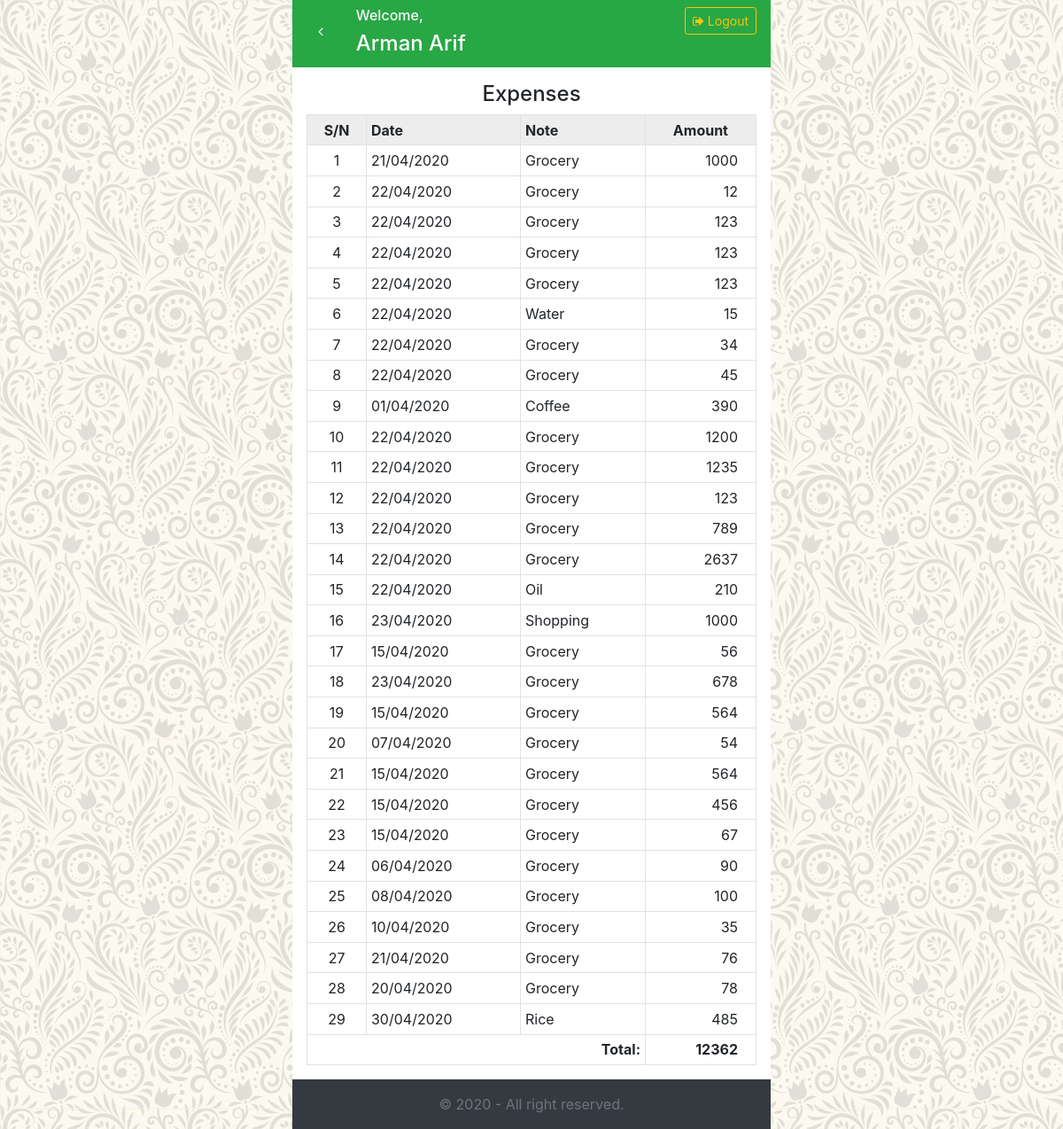
The app's page /expenses (signed in) with its own data.
### tables this page shows
CREATE TABLE `ledger`  (
  `id` int(11) NOT NULL AUTO_INCREMENT,
  `sec_of_use` varchar(255) NOT NULL,
  `cost_amt` int(11) NOT NULL,
  `spend_by` varchar(50) NOT NULL,
  `date` date NOT NULL,
  `yyyymm` int(11) NOT NULL,
  PRIMARY KEY (`id`) USING BTREE
);

### modules/Expenses.php (called while the page is built, shortened)
<?php
class Expenses {
    private $database = null;
    private $table = 'ledger';
    public function __construct() {
        $this->database = new Database();
        $this->module_style = $this->define_style();
    }
    public function get_expenses(){
        $user = Session::get('user_name');
        $query = "SELECT * FROM $this->table WHERE spend_by = '$user'";
        return $this->database->select($query);
    }
    public function get_view(){
        include PAGE_DIR . 'expenses.php';
    }
    public function define_style(){
        $stylesheets = '';
        $stylesheets .= FontEnd::bootstrap_tables('css');
        return $stylesheets;
    }
}

### app.php (called while the page is built, shortened)
<?php
$Route = new Router();
$Route->add('/', 'Dashboard');
$Route->add('/dashboard', 'Dashboard');
$Route->add('/ledger', 'Ledger');
$Route->add('/expenses', 'Expenses');
$Route->add('/login', 'Login');
$Route->add('/logout', function (){
    Session::destroy();
    Tools::redirect(BASE_URL . 'login');
});
$Route->deploy();

### index.php (called while the page is built, shortened)
<?php
require ROOT . 'app.php';

### libraries/Session.php (called while the page is built, shortened)
<?php
class Session {
	public static function get($key, $secondKey = false){
            if ($secondKey == true) {
                    if (isset($_SESSION[$key][$secondKey])) {
                            return $_SESSION[$key][$secondKey];
                    }
            } else if (isset($_SESSION[$key])) {
                    return $_SESSION[$key];
            } else {
                    return false;
            }
            return false;
	}
	public static function is_set($key, $secondKey = false) {
            if ($secondKey != false AND isset($_SESSION[$key][$secondKey]))
                    return true;
            else if (isset($_SESSION[$key]))
                    return true;
            return false;
	}
}

### libraries/Database.php (called while the page is built, shortened)
<?php
class Database {
    private $pdo = null;
    public function __construct(){
        try {
            $pdo = new PDO(DSN, USR, PWD);
            $pdo->setAttribute(PDO::ATTR_DEFAULT_FETCH_MODE, PDO::FETCH_OBJ);
            $pdo->setAttribute(PDO::ATTR_ERRMODE, PDO::ERRMODE_EXCEPTION);
            $this->pdo = $pdo;
        }
        catch(PDOException $e) {
            echo "Connection failed: " . $e->getMessage();
        }
    }
    public function select($query){
        try {
            $stmt = $this->pdo->query($query);
            if ($stmt->rowCount() > 0) {
                return $stmt;
            } else {
                return false;
            }
        } catch (PDOException $e){
            echo $e->getMessage();
        }
    }
}

### libraries/Tools.php (called while the page is built, shortened)
<?php
class Tools
{
    public static function format_date($date){
        try {
            $new_date = new \DateTime($date);
            return $new_date->format("d/m/Y");
        } catch (\Exception $e) {
            $e->getMessage();
        }
    }
}

### pages/expenses.php (the view, shortened to what this page needs)
<?php
$expenses = $this->get_expenses();
$sl = 1;
$expense_amt = 0;
?>
    <section class="bg-white p-3">
        <h4 class="text-center">Expenses</h4>
        <table class="table table-sm ledger-table" data-toggle="table">
            <tr>
                <th>S/N</th>
                <th>Date</th>
                <th>Note</th>
                <th>Amount</th>
            </tr>
            <?php while($expense = $expenses->fetch()): ?>
                <tr>
                    <td><?= $sl++ ?></td>
                    <td><?= Tools::format_date($expense->date); ?></td>
                    <td><?= $expense->sec_of_use ?></td>
                    <td><?= $expense->cost_amt ?></td>
                </tr>
                <?php $expense_amt += $expense->cost_amt;
            endwhile; ?>
            <tr class="font-weight-bold">
                <td class="text-right" colspan="3">Total:</td>
                <td><?= $expense_amt ?></td>
            </tr>
        </table>
    </section>

### libraries/Router.php (shortened to what this page needs)
<?php
class Router
{
    private $_uri = array();
    private $_module = array();
    public function add($uri, $path){
        $this->_uri[] = trim($uri, '/');
        if ($path != null){
            $this->_module[] = $path;
        }
    }
    public function deploy(){
        $req_uri = $_SERVER['REQUEST_URI'];
        $parsed_uri = parse_url($req_uri, PHP_URL_PATH);
        $trimmed_uri = trim(trim($parsed_uri, '/'), '/');
        $uri_path = str_replace(PROJ_DIR, "", $trimmed_uri);
        $uri_path = trim($uri_path, '/');
        $uri = explode('/', $uri_path);
        if (in_array($uri_path, $this->_uri)){
            foreach ($this->_uri as $key => $item) {
                if ($item == $uri_path) {
                    if (is_string($this->_module[$key])){
                        $module = new $module_name;
                        $methods = get_class_methods($module);
                        $method_script = in_array('get_script', $methods) ? $module->get_script() : '';
                        $method_style = in_array('get_style', $methods) ? $module->get_style() : '';
                        $module_script = !is_null($method_script) ? $method_script : '';
                        $module_header = !is_null($method_style) ? $method_style : '';
                        $page_title = $module->get_title();
                        $this->set_header($page_title, $module_header);
                        $module->get_view();
                        $message = false;
                        $this->set_footer($module_script, $message);
                    } else {
                        call_user_func($this->_module[$key]);
                    }
                }
            }
        } else if ($uri_path == 'api' || $uri[0] == 'api' && !isset($uri[1])) {
            require INCL_DIR . 'api.php';
        } else {
            require INCL_DIR . 'error-page.php';
        }
    }
    private function set_header($page_title, $custom_header){
        require INCL_DIR . "header.php";
    }
    private function set_footer($module_script, $message){
        require INCL_DIR . "footer.php";
    }
}

### libraries/FontEnd.php (shortened to what this page needs)
<?php
class FontEnd {
    private static $reset_css            = 'assets/css/reset.css';
    private static $custom_style         = 'assets/css/style.css';
    private static $bootstrap_style      = 'assets/css/bootstrap.min.css';
    private static $bstrap_tables_style  = 'assets/vendor/bootstrap-table/bootstrap-table.min.css';
    private static $fontawesome_style    = 'assets/vendor/font-awesome-4.7.0/css/font-awesome.min.css';
    private static $bootstrap_script     = 'assets/js/bootstrap.min.js';
    private static $bstrap_tables_script = 'assets/vendor/bootstrap-table/bootstrap-table.min.js';
    public static function reset_css(){
        return self::local_component(self::$reset_css, 'css');
    }
    public static function fontawesome(){
        return self::local_component(self::$fontawesome_style, 'css');
    }
    public static function bootstrap($type){
        if ($type == 'css')
            return self::local_component(self::$bootstrap_style, 'css');
        elseif ($type == 'js')
            return self::local_component(self::$bootstrap_script, 'js');
        return '';
    }
    public static function bootstrap_tables($type){
        if ($type == 'css')
            return self::local_component(self::$bstrap_tables_style, 'css');
        elseif ($type == 'js')
            return self::local_component(self::$bstrap_tables_script, 'js');
        return '';
    }
    public static function custom_style(){
        return self::local_component(self::$custom_style,'css');
    }
    private static function local_component($file_loc, $type){
        if ($type == 'css')
            return '<link rel="stylesheet" href="'. BASE_URL . $file_loc .'"/>' . PHP_EOL;
        else if ($type == 'js')
            return '<script src="'. BASE_URL . $file_loc .'"></script>' . PHP_EOL;
        return '';
    }
}

### incl/header.php (shortened to what this page needs)
<?php
global $uri;
?>
<!doctype html>
<html lang="en">
<head>
<?php
echo FontEnd::reset_css();
echo FontEnd::bootstrap('css');
echo FontEnd::fontawesome();
echo isset($custom_header)?$custom_header:'';
echo FontEnd::custom_style();
?>
</head>
<body>
<div class="container h-100">
    <div class="row h-100">
        <div class="col-md-8 col-lg-6 mx-auto h-100">
            <div class="bg-dark min-vh-100">
            <?php if (Session::is_set('user_name')) : ?>
                  <div class="bg-success p-1 pt-2 px-3 text-white clearfix">
                        <div class='float-left pr-2'>
                            <?php if($uri[0] == ''): ?>
                                <a class="btn my-2 text-light" href="<?= BASE_URL ?>">
                                    <i class="fa fa-home"></i>
                                </a>
                            <?php else: ?>
                                <a class="btn my-2 text-light" href="#" onclick='window.history.back()'>
                                    <i class="fa fa-angle-left"></i>
                                </a>
                            <?php endif; ?>
                        </div>
                        <div class="float-left ml-3">
                              <h6 class="text-light">Welcome,</h6>
                              <h4><?= Session::get('full_name') ?></h4>
                        </div>
                        <div class="float-right">
                        <a href="<?= BASE_URL ?>logout" class="btn btn-outline-warning btn-sm text-center mx-auto">
                              <i class="fa fa-sign-out"></i>
                              <span class="d-none d-md-inline-block">Logout</span>
                        </a>
                        </div>
                  </div>
            <?php endif; ?>

### incl/footer.php (shortened to what this page needs)
            <footer class="text-center text-muted bg-dark py-3">&copy; 2020 - All right reserved.</footer>
            </div>
        </div>
    </div>
</div>
</body>
</html>

### assets/css/style.css (style rules this page uses)
* { margin: 0; padding: 0; }
body { background: url(../../resources/bg-ptr-vin.jpg) !important; position: relative; }
.ledger-table { cursor: default; }
.ledger-table tr th { font-weight: bold; background: #ededed; }
.ledger-table tr th:first-child, .ledger-table tr th:last-child { text-align: center; }
.ledger-table tr td:last-child { padding-right: 20px; text-align: right; }
.ledger-table tr td:first-child { text-align: center; }

### records on screen
ledger: date "21/04/2020", sec_of_use "Grocery", cost_amt "1000"
ledger: date "22/04/2020", sec_of_use "Grocery", cost_amt "12"
ledger: date "22/04/2020", sec_of_use "Grocery", cost_amt "123"
ledger: date "22/04/2020", sec_of_use "Grocery", cost_amt "123"
ledger: date "22/04/2020", sec_of_use "Grocery", cost_amt "123"
ledger: date "22/04/2020", sec_of_use "Water", cost_amt "15"
ledger: date "22/04/2020", sec_of_use "Grocery", cost_amt "34"
ledger: date "22/04/2020", sec_of_use "Grocery", cost_amt "45"
ledger: date "01/04/2020", sec_of_use "Coffee", cost_amt "390"
ledger: date "22/04/2020", sec_of_use "Grocery", cost_amt "1200"
ledger: date "22/04/2020", sec_of_use "Grocery", cost_amt "1235"
ledger: date "22/04/2020", sec_of_use "Grocery", cost_amt "123"
ledger: date "22/04/2020", sec_of_use "Grocery", cost_amt "789"
ledger: date "22/04/2020", sec_of_use "Grocery", cost_amt "2637"
ledger: date "22/04/2020", sec_of_use "Oil", cost_amt "210"
ledger: date "23/04/2020", sec_of_use "Shopping", cost_amt "1000"
ledger: date "15/04/2020", sec_of_use "Grocery", cost_amt "56"
ledger: date "23/04/2020", sec_of_use "Grocery", cost_amt "678"
ledger: date "15/04/2020", sec_of_use "Grocery", cost_amt "564"
ledger: date "07/04/2020", sec_of_use "Grocery", cost_amt "54"
ledger: date "15/04/2020", sec_of_use "Grocery", cost_amt "564"
ledger: date "15/04/2020", sec_of_use "Grocery", cost_amt "456"
ledger: date "15/04/2020", sec_of_use "Grocery", cost_amt "67"
ledger: date "06/04/2020", sec_of_use "Grocery", cost_amt "90"
ledger: date "08/04/2020", sec_of_use "Grocery", cost_amt "100"
ledger: date "10/04/2020", sec_of_use "Grocery", cost_amt "35"
ledger: date "21/04/2020", sec_of_use "Grocery", cost_amt "76"
ledger: date "20/04/2020", sec_of_use "Grocery", cost_amt "78"
ledger: date "30/04/2020", sec_of_use "Rice", cost_amt "485"

### other values on screen
$expense_amt "12362"
